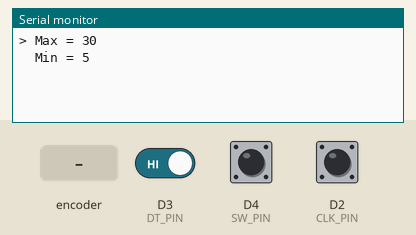
Recording of a sketch running on a simulated ESP8266 (NodeMCU). Shown: the last lines printed to the serial monitor. The test bench sets the inputs (shaded band); at power-on: D3 (DT_PIN) HIGH, D4 (SW_PIN) HIGH, D2 (CLK_PIN) HIGH.

Above: at 1.2 s.
1.3 s: D3 (DT_PIN) driven LOW
At 1.9 s:
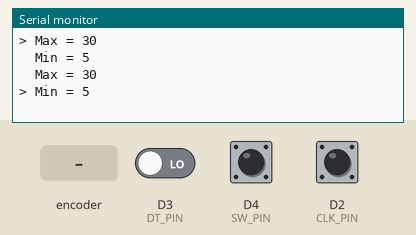
2.8 s: D4 (SW_PIN) pulled LOW for 0.15 s
At 4.3 s:
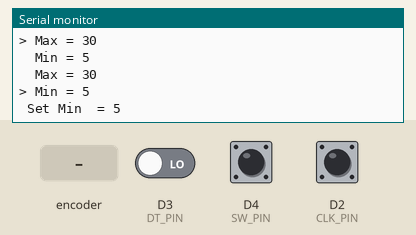
4.6 s: rotary encoder on D2 (CLK_PIN) / D3 (DT_PIN) turned 1 step (first pin leading)
At 5.9 s:
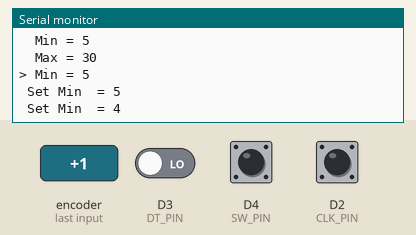
6.3 s: D4 (SW_PIN) pulled LOW for 1 s
At 7.8 s:
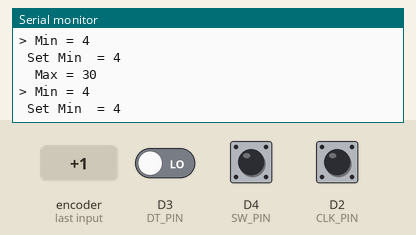
8.8 s: rotary encoder on D2 (CLK_PIN) / D3 (DT_PIN) turned 1 step (first pin leading)
At 9.7 s:
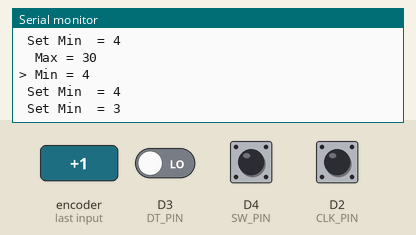
Timing chart, 0 to 11.5 s (numbered marks = the images above; inputs shaded):
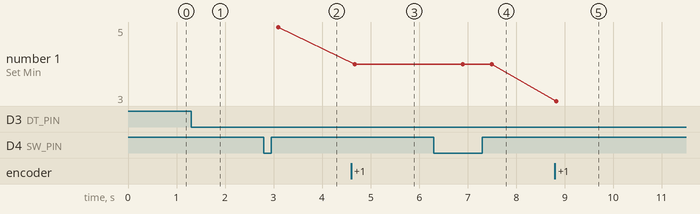

The sketch:

Rotary.ino
```cpp
#define CLK_PIN D2
#define DT_PIN  D3
#define SW_PIN  D4

#define interruptA 0

uint32_t t = 0;

typedef struct {
		uint8_t LayerCtrl;
		uint8_t LayerItem[2];
    uint8_t Max,Min;
    uint8_t Show;
} _ScreenStat;

_ScreenStat ScreenStat;

void setup()
{
  Serial.begin(9600);

  attachInterrupt(interruptA, rotaryEncoderChanged, CHANGE  );
  pinMode(CLK_PIN, INPUT);
  pinMode(DT_PIN, INPUT);
  pinMode(SW_PIN, INPUT);

  ScreenStat.LayerCtrl    = 0;
  ScreenStat.LayerItem[0] = 0;
  ScreenStat.LayerItem[1] = 0;
  ScreenStat.Max          = 30;
  ScreenStat.Min          = 5;
  ScreenStat.Show         = 1;
}

void loop()
{
  uint8_t Layer;

  if(digitalRead(SW_PIN) == LOW)
  {
    Layer = (ScreenStat.LayerCtrl%2);
    ScreenStat.LayerCtrl = (Layer==0)?1:0;

    delay(300);
    ScreenStat.Show = 1;
  }

  //Show Screen
  ShowScreen();
/*
  if(temp>=Max)
    //Power On

  if(temp<=Min)
    //Break down power
*/
}

void rotaryEncoderChanged()
{
  uint8_t a,b;
  uint8_t Layer,Item;
  int8_t  cnt;

  uint32_t temp = millis();
  if(temp - t < 100)
    return;
  t = temp;

  a = digitalRead(CLK_PIN);
  b = digitalRead(DT_PIN);
  cnt = (a!=b)?1:-1;

  Layer = ScreenStat.LayerCtrl%2;

  if(Layer == 0) //First Layer
  {
    ScreenStat.LayerItem[Layer]+=cnt;
  }
  else           //Second Layer
  {
    Item  = ScreenStat.LayerItem[0]%2;
    if(Item == 0)
    {
      ScreenStat.Max+=cnt;
    }
    else
    {
      ScreenStat.Min+=cnt;
    }
  }

  ScreenStat.Show = 1;
}

void ShowScreen(void)
{
  uint8_t Layer,Item;

  if(ScreenStat.Show)
  {
    Layer = ScreenStat.LayerCtrl%2;
    Item  = ScreenStat.LayerItem[0]%2;

    if( Layer == 0 )
    {
        if(Item==0x00)
          Serial.print  ("> ");
        else
          Serial.print  ("  ");
        Serial.print  ("Max = ");
        Serial.println(ScreenStat.Max);
        if(Item==0x01)
          Serial.print  ("> ");
        else
          Serial.print  ("  ");
        Serial.print  ("Min = ");
        Serial.println(ScreenStat.Min);
      Serial.println("");
    }
    else //Layer 1
    {
      if( Item == 0 )                    //Set Max
      {
          Serial.print(" Set Max  = ");
          Serial.println(ScreenStat.Max);
      }
      else                               //Set Min
      {
          Serial.print(" Set Min  = ");
          Serial.println(ScreenStat.Min);
      }
    }
    ScreenStat.Show = 0;
  }
}
```

Measured:
- after the input at 1.3 s, the serial monitor: prints a new line at once (image 1)
- after the input at 2.8 s, the serial monitor: prints a new line after 0.30 s (image 2)
- after the input at 4.6 s, the serial monitor: prints a new line after 0.08 s (image 3)
- after the input at 6.3 s, the serial monitor: prints a new line after 0.30 s (image 4)
- after the input at 8.8 s, the serial monitor: prints a new line at once (image 5)
- plotted number 1: 5 → 4 after the input at 4.6 s, 4 → 3 after the input at 8.8 s
